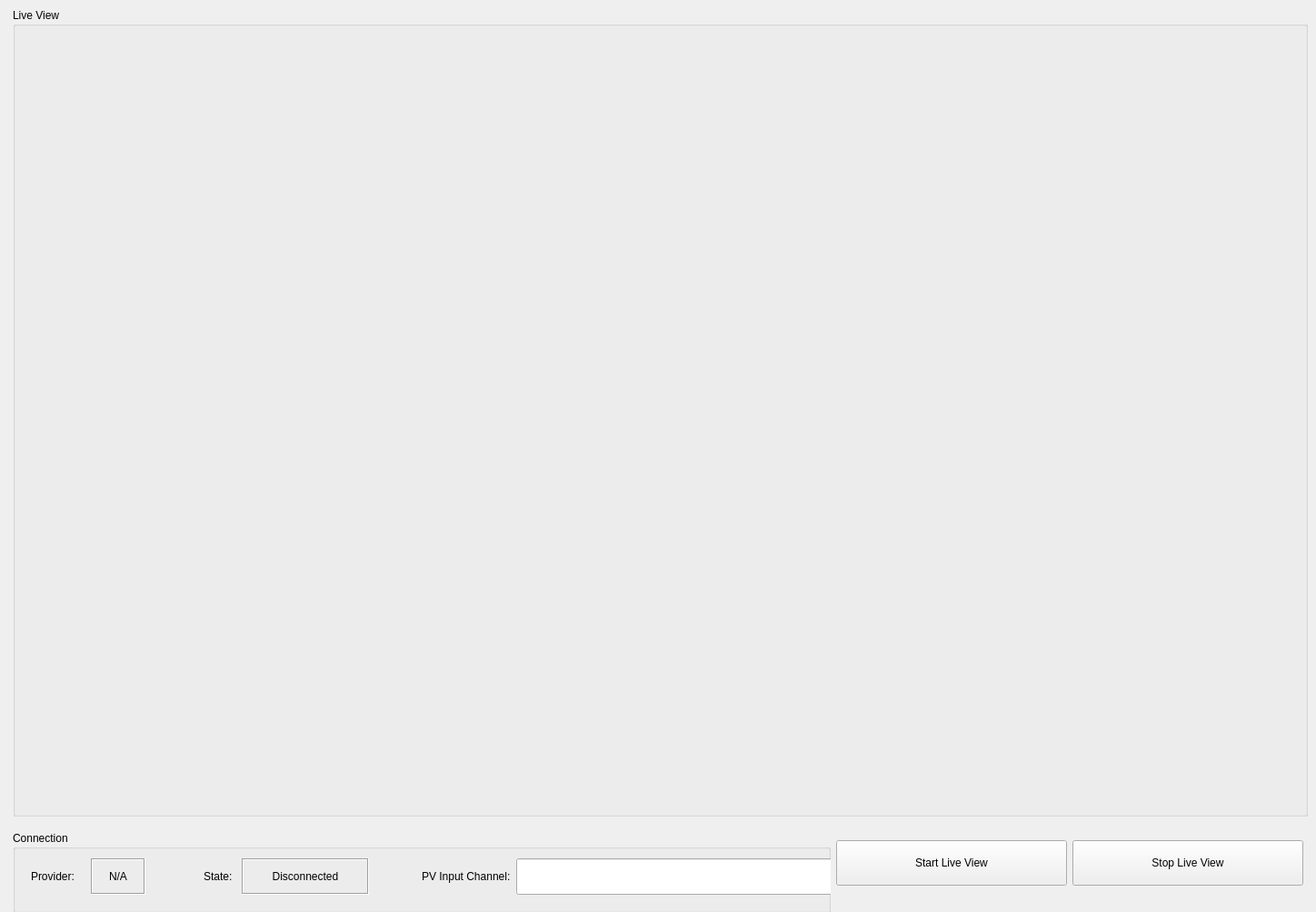
<?xml version="1.0" encoding="UTF-8"?>
<!-- Copyright (C) UChicago Argonne, LLC -->
<!-- See LICENSE file for details -->
<ui version="4.0">
 <class>MainWindow</class>
 <widget class="QMainWindow" name="MainWindow">
  <property name="geometry">
   <rect>
    <x>0</x>
    <y>0</y>
    <width>1448</width>
    <height>1003</height>
   </rect>
  </property>
  <property name="sizePolicy">
   <sizepolicy hsizetype="Preferred" vsizetype="Preferred">
    <horstretch>0</horstretch>
    <verstretch>0</verstretch>
   </sizepolicy>
  </property>
  <property name="windowTitle">
   <string>MainWindow</string>
  </property>
  <widget class="QWidget" name="centralwidget">
   <property name="sizePolicy">
    <sizepolicy hsizetype="Expanding" vsizetype="Expanding">
     <horstretch>0</horstretch>
     <verstretch>0</verstretch>
    </sizepolicy>
   </property>
   <layout class="QFormLayout" name="formLayout_2">
    <item row="0" column="0" colspan="2">
     <layout class="QGridLayout" name="central_glayout" rowstretch="0,0">
      <property name="leftMargin">
       <number>5</number>
      </property>
      <item row="0" column="0" colspan="2">
       <widget class="QGroupBox" name="QGroupBox_live_view">
        <property name="sizePolicy">
         <sizepolicy hsizetype="Expanding" vsizetype="Expanding">
          <horstretch>1</horstretch>
          <verstretch>1</verstretch>
         </sizepolicy>
        </property>
        <property name="minimumSize">
         <size>
          <width>900</width>
          <height>800</height>
         </size>
        </property>
        <property name="maximumSize">
         <size>
          <width>16777215</width>
          <height>16777215</height>
         </size>
        </property>
        <property name="sizeIncrement">
         <size>
          <width>1</width>
          <height>1</height>
         </size>
        </property>
        <property name="title">
         <string>Live View</string>
        </property>
        <layout class="QGridLayout" name="gridLayout">
         <item row="0" column="0">
          <layout class="QGridLayout" name="viewer_layout" rowstretch="0" columnstretch="0"/>
         </item>
        </layout>
       </widget>
      </item>
      <item row="1" column="1">
       <layout class="QHBoxLayout" name="horizontalLayout">
        <property name="topMargin">
         <number>0</number>
        </property>
        <property name="rightMargin">
         <number>5</number>
        </property>
        <item>
         <widget class="QPushButton" name="start_live_view">
          <property name="minimumSize">
           <size>
            <width>0</width>
            <height>50</height>
           </size>
          </property>
          <property name="text">
           <string>Start Live View</string>
          </property>
         </widget>
        </item>
        <item>
         <widget class="QPushButton" name="stop_live_view">
          <property name="minimumSize">
           <size>
            <width>0</width>
            <height>50</height>
           </size>
          </property>
          <property name="text">
           <string>Stop Live View</string>
          </property>
         </widget>
        </item>
       </layout>
      </item>
      <item row="1" column="0">
       <widget class="QGroupBox" name="group_box_connection">
        <property name="sizePolicy">
         <sizepolicy hsizetype="Expanding" vsizetype="Expanding">
          <horstretch>0</horstretch>
          <verstretch>0</verstretch>
         </sizepolicy>
        </property>
        <property name="minimumSize">
         <size>
          <width>900</width>
          <height>90</height>
         </size>
        </property>
        <property name="maximumSize">
         <size>
          <width>16777215</width>
          <height>70</height>
         </size>
        </property>
        <property name="title">
         <string>Connection</string>
        </property>
        <property name="alignment">
         <set>Qt::AlignLeading|Qt::AlignLeft|Qt::AlignTop</set>
        </property>
        <widget class="QWidget" name="formLayoutWidget_5">
         <property name="geometry">
          <rect>
           <x>20</x>
           <y>30</y>
           <width>151</width>
           <height>42</height>
          </rect>
         </property>
         <layout class="QFormLayout" name="provider_layout">
          <property name="fieldGrowthPolicy">
           <enum>QFormLayout::AllNonFixedFieldsGrow</enum>
          </property>
          <property name="formAlignment">
           <set>Qt::AlignLeading|Qt::AlignLeft|Qt::AlignTop</set>
          </property>
          <item row="0" column="0">
           <widget class="QLabel" name="lbl_pv_provider">
            <property name="sizePolicy">
             <sizepolicy hsizetype="Expanding" vsizetype="Preferred">
              <horstretch>0</horstretch>
              <verstretch>0</verstretch>
             </sizepolicy>
            </property>
            <property name="minimumSize">
             <size>
              <width>60</width>
              <height>40</height>
             </size>
            </property>
            <property name="maximumSize">
             <size>
              <width>175</width>
              <height>40</height>
             </size>
            </property>
            <property name="text">
             <string>Provider:</string>
            </property>
           </widget>
          </item>
          <item row="0" column="1">
           <widget class="QLabel" name="provider_name">
            <property name="sizePolicy">
             <sizepolicy hsizetype="Fixed" vsizetype="Preferred">
              <horstretch>0</horstretch>
              <verstretch>0</verstretch>
             </sizepolicy>
            </property>
            <property name="minimumSize">
             <size>
              <width>50</width>
              <height>40</height>
             </size>
            </property>
            <property name="maximumSize">
             <size>
              <width>60</width>
              <height>40</height>
             </size>
            </property>
            <property name="sizeIncrement">
             <size>
              <width>0</width>
              <height>0</height>
             </size>
            </property>
            <property name="frameShape">
             <enum>QFrame::Box</enum>
            </property>
            <property name="frameShadow">
             <enum>QFrame::Sunken</enum>
            </property>
            <property name="text">
             <string>N/A</string>
            </property>
            <property name="alignment">
             <set>Qt::AlignCenter</set>
            </property>
           </widget>
          </item>
         </layout>
        </widget>
        <widget class="QWidget" name="formLayoutWidget_3">
         <property name="geometry">
          <rect>
           <x>210</x>
           <y>30</y>
           <width>201</width>
           <height>42</height>
          </rect>
         </property>
         <layout class="QFormLayout" name="state_layout">
          <property name="formAlignment">
           <set>Qt::AlignLeading|Qt::AlignLeft|Qt::AlignTop</set>
          </property>
          <property name="horizontalSpacing">
           <number>10</number>
          </property>
          <item row="0" column="0">
           <widget class="QLabel" name="lbl_connection_state">
            <property name="sizePolicy">
             <sizepolicy hsizetype="Expanding" vsizetype="Preferred">
              <horstretch>0</horstretch>
              <verstretch>0</verstretch>
             </sizepolicy>
            </property>
            <property name="minimumSize">
             <size>
              <width>0</width>
              <height>40</height>
             </size>
            </property>
            <property name="maximumSize">
             <size>
              <width>16777215</width>
              <height>40</height>
             </size>
            </property>
            <property name="text">
             <string>State:</string>
            </property>
           </widget>
          </item>
          <item row="0" column="1">
           <widget class="QLabel" name="is_connected">
            <property name="sizePolicy">
             <sizepolicy hsizetype="Fixed" vsizetype="Preferred">
              <horstretch>0</horstretch>
              <verstretch>0</verstretch>
             </sizepolicy>
            </property>
            <property name="minimumSize">
             <size>
              <width>100</width>
              <height>40</height>
             </size>
            </property>
            <property name="maximumSize">
             <size>
              <width>140</width>
              <height>40</height>
             </size>
            </property>
            <property name="frameShape">
             <enum>QFrame::Box</enum>
            </property>
            <property name="frameShadow">
             <enum>QFrame::Sunken</enum>
            </property>
            <property name="text">
             <string>Disconnected</string>
            </property>
            <property name="alignment">
             <set>Qt::AlignCenter</set>
            </property>
           </widget>
          </item>
         </layout>
        </widget>
        <widget class="QWidget" name="formLayoutWidget_4">
         <property name="geometry">
          <rect>
           <x>450</x>
           <y>30</y>
           <width>531</width>
           <height>42</height>
          </rect>
         </property>
         <layout class="QFormLayout" name="prefix_layout">
          <property name="labelAlignment">
           <set>Qt::AlignRight|Qt::AlignTrailing|Qt::AlignVCenter</set>
          </property>
          <property name="formAlignment">
           <set>Qt::AlignLeading|Qt::AlignLeft|Qt::AlignTop</set>
          </property>
          <item row="0" column="0">
           <widget class="QLabel" name="pv_prefix_label">
            <property name="sizePolicy">
             <sizepolicy hsizetype="Expanding" vsizetype="Preferred">
              <horstretch>0</horstretch>
              <verstretch>0</verstretch>
             </sizepolicy>
            </property>
            <property name="minimumSize">
             <size>
              <width>80</width>
              <height>40</height>
             </size>
            </property>
            <property name="maximumSize">
             <size>
              <width>16675</width>
              <height>40</height>
             </size>
            </property>
            <property name="text">
             <string>PV Input Channel:</string>
            </property>
           </widget>
          </item>
          <item row="0" column="1">
           <widget class="QLineEdit" name="pv_prefix">
            <property name="sizePolicy">
             <sizepolicy hsizetype="Fixed" vsizetype="Fixed">
              <horstretch>0</horstretch>
              <verstretch>0</verstretch>
             </sizepolicy>
            </property>
            <property name="minimumSize">
             <size>
              <width>180</width>
              <height>40</height>
             </size>
            </property>
            <property name="maximumSize">
             <size>
              <width>16776</width>
              <height>40</height>
             </size>
            </property>
            <property name="text">
             <string/>
            </property>
           </widget>
          </item>
         </layout>
        </widget>
       </widget>
      </item>
     </layout>
    </item>
   </layout>
  </widget>
 </widget>
 <resources/>
 <connections/>
</ui>
